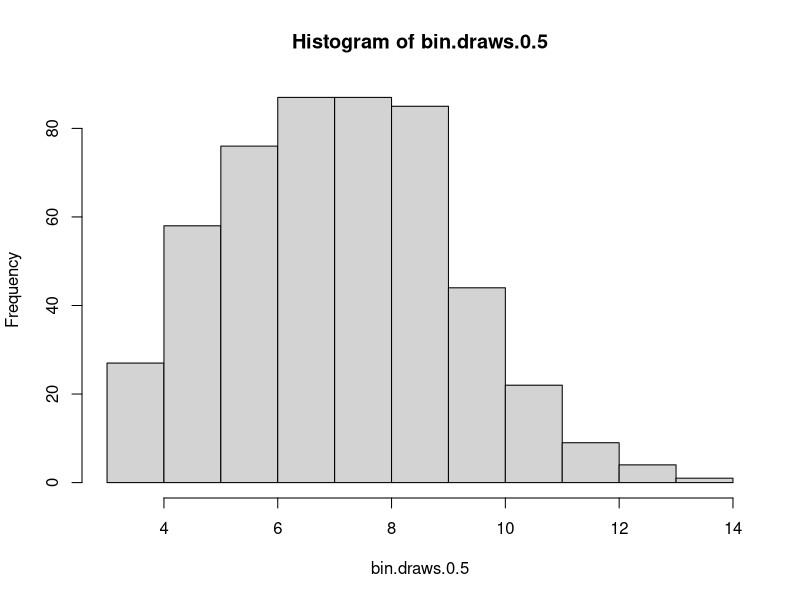
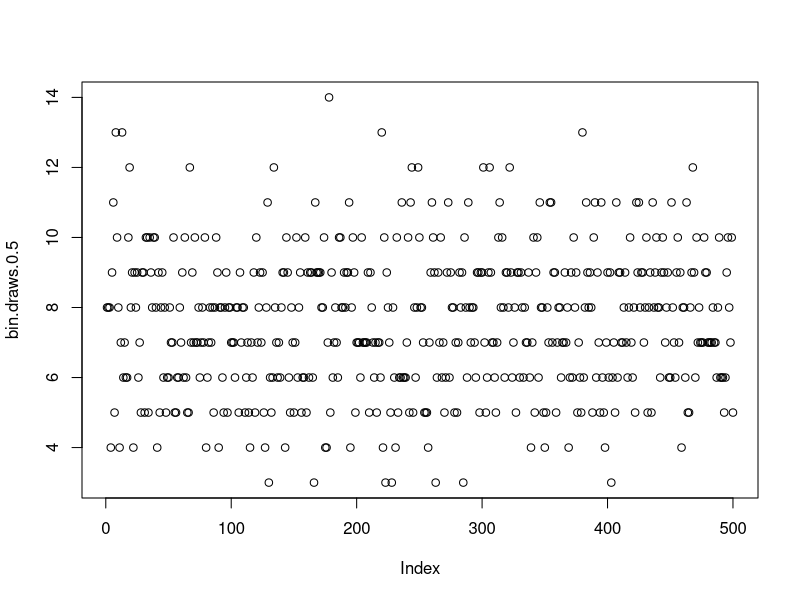
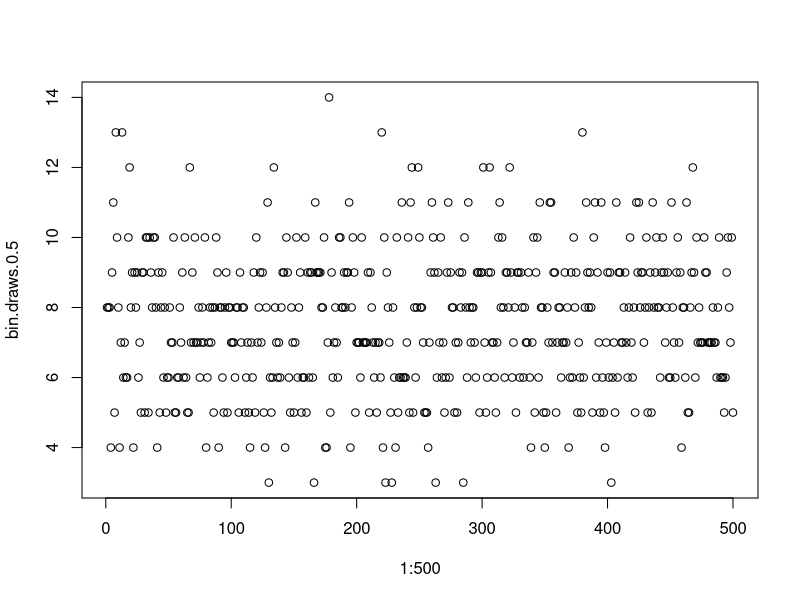
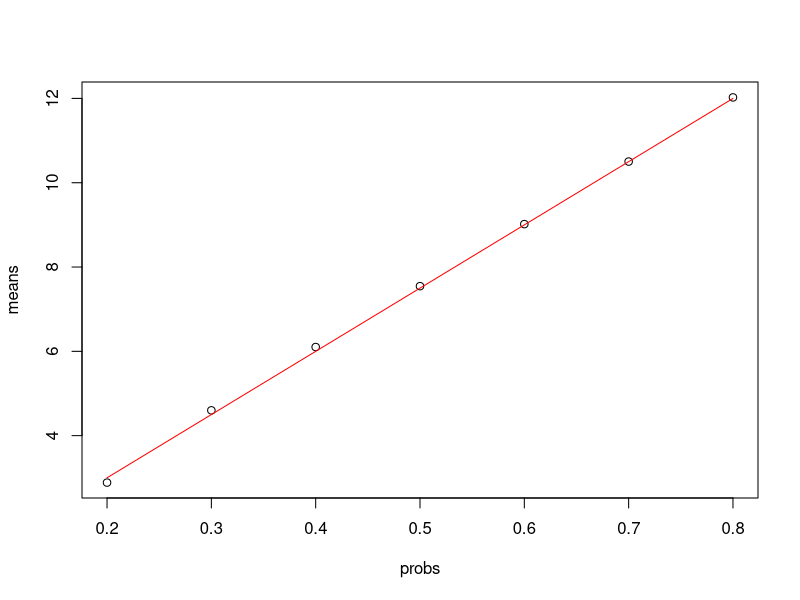
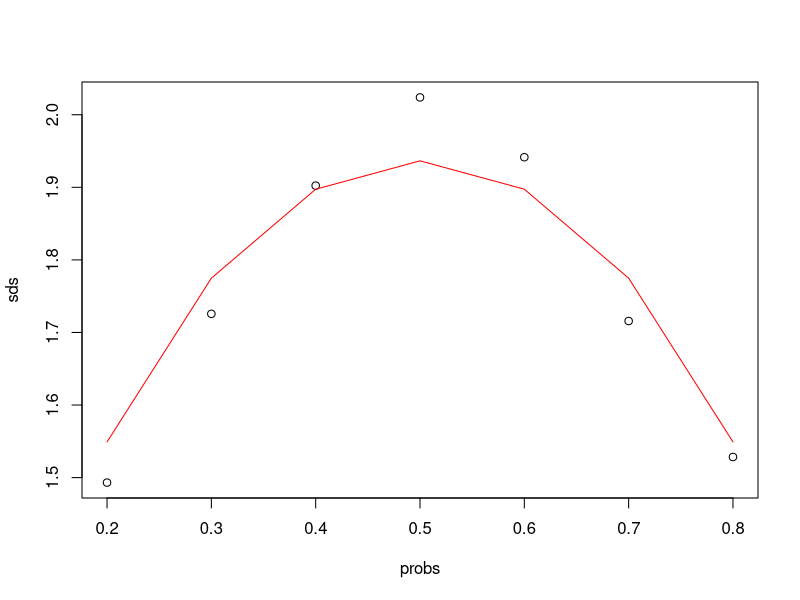
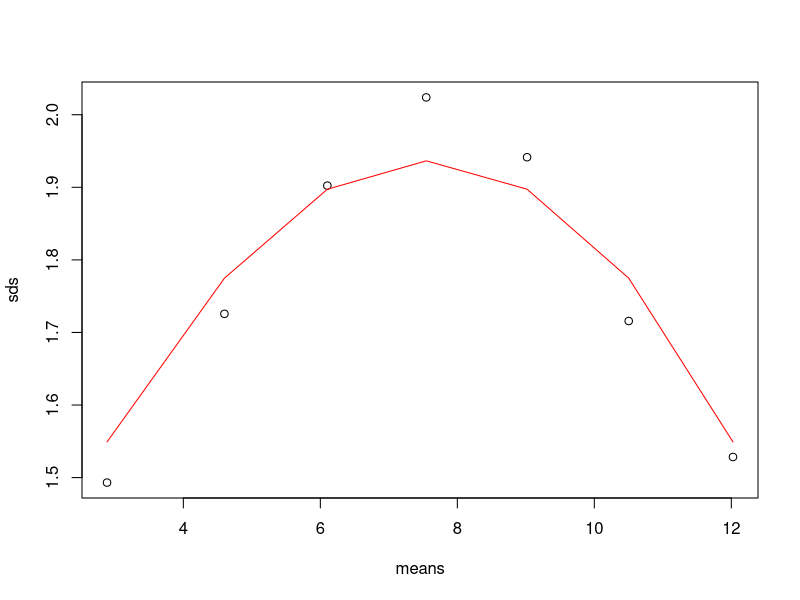
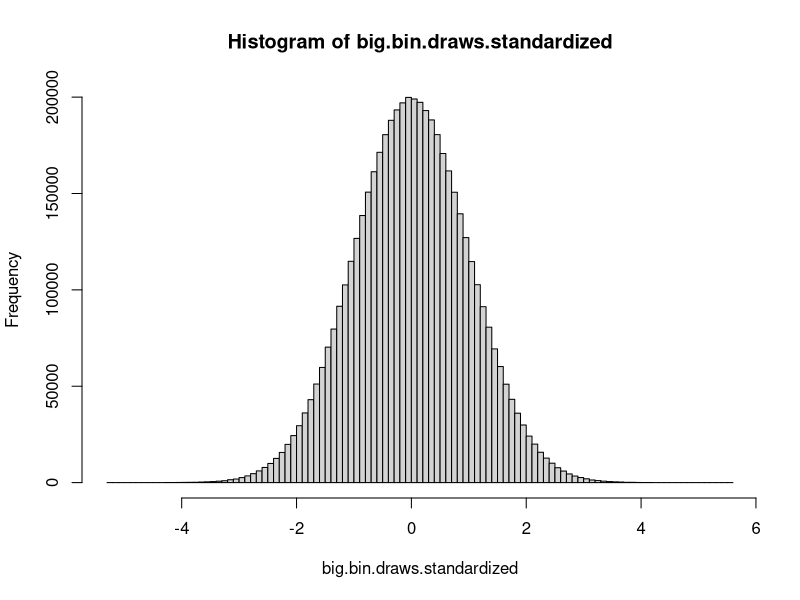

Recreate these plots in R, in order. (Note: this script raises an error after producing the figures.)
## ---- chunk 1
knitr::opts_chunk$set(cache=TRUE, autodep=TRUE, cache.comments=TRUE)
## ---- chunk 2
## For reproducibility --- don't change this!
set.seed(08312021)
## ---- chunk 3
bin.draws.0.5 <- rbinom(n=500, 15, 0.5)
bin.draws.0.5[1:25]
bin.draws.0.5[476:500]
## ---- chunk 4
bin.draws.0.5[1] + bin.draws.0.5[5]
bin.draws.0.5[2] > bin.draws.0.5[10]
which(bin.draws.0.5 == 3)
length(which(bin.draws.0.5 == 3))
500 * 0.5^15 * choose(15, 3)
## ---- chunk 5
mean(bin.draws.0.5)
sd(bin.draws.0.5)
## ---- chunk 6
summary(bin.draws.0.5)
## ---- chunk 7
typeof(bin.draws.0.5)
bin.draws.0.5.char <- as.character(bin.draws.0.5)
typeof(bin.draws.0.5.char)
summary(bin.draws.0.5.char)
## ---- chunk 8
hist(bin.draws.0.5)
## ---- chunk 9
tabulate(bin.draws.0.5)
## ---- chunk 10
plot(bin.draws.0.5)
## ---- chunk 11
plot(1:500, bin.draws.0.5)
## ---- chunk 12
bin.draws.0.2 <- rbinom(n = 500, 15, 0.2)
mean(bin.draws.0.2)
sd(bin.draws.0.2)
bin.draws.0.3 <- rbinom(n = 500, 15, 0.3)
mean(bin.draws.0.3)
sd(bin.draws.0.3)
bin.draws.0.4 <- rbinom(n = 500, 15, 0.4)
mean(bin.draws.0.4)
sd(bin.draws.0.4)
bin.draws.0.6 <- rbinom(n = 500, 15, 0.6)
mean(bin.draws.0.6)
sd(bin.draws.0.6)
bin.draws.0.7 <- rbinom(n = 500, 15, 0.7)
mean(bin.draws.0.7)
sd(bin.draws.0.7)
bin.draws.0.8 <- rbinom(n = 500, 15, 0.8)
mean(bin.draws.0.8)
sd(bin.draws.0.8)
## ---- chunk 13
means <- c(mean(bin.draws.0.2), mean(bin.draws.0.3), mean(bin.draws.0.4), mean(bin.draws.0.5), mean(bin.draws.0.6), mean(bin.draws.0.7), mean(bin.draws.0.8))
sds <- c(sd(bin.draws.0.2), sd(bin.draws.0.3), sd(bin.draws.0.4), sd(bin.draws.0.5), sd(bin.draws.0.6), sd(bin.draws.0.7), sd(bin.draws.0.8))
## ---- chunk 14
probs <- 0.1 * 2:8
mean_line <- probs * 15
sd_line <- sqrt(15 * probs * (1 - probs))
plot(probs, means)
lines(probs, mean_line, col="red")
plot(probs, sds)
lines(probs, sd_line, col="red")
plot(means, sds)
lines(means, sd_line, col="red")
## ---- chunk 15
bin.matrix <- cbind(bin.draws.0.2, bin.draws.0.3, bin.draws.0.4, bin.draws.0.5, bin.draws.0.6, bin.draws.0.7, bin.draws.0.8)
colnames(bin.matrix) <- probs
## ---- chunk 16
bin.matrix[1:5,]
bin.matrix[66,5]
max(bin.matrix[,1])
max(bin.matrix[,-1])
## ---- chunk 17
colMeans(bin.matrix)
## ---- chunk 18
colMeans(bin.matrix) == means
identical(colMeans(bin.matrix), means)
## ---- chunk 19
rowMeans(t(bin.matrix))
## ---- chunk 20
big.bin.draws <- rbinom(5*10^6, 10^6, 0.5)
mean(big.bin.draws)
sd(big.bin.draws)
## ---- chunk 21
big.bin.draws.standardized <- (big.bin.draws - mean(big.bin.draws)) / sd(big.bin.draws)
mean(big.bin.draws.standardized)
sd(big.bin.draws.standardized)
## ---- chunk 22
hist(big.bin.draws.standardized, breaks = 100)
## ---- chunk 23
length(which(big.bin.draws.standardized > 1.644854))/(5*10^6)
## ---- chunk 24
t1 <- Sys.time()
huge.bin.draws <- rbinom(200*10^6, 10*10^6, 50*10^-8)
t2 <- Sys.time()
t2 - t1
## ---- chunk 25
t1 <- Sys.time()
mean(huge.bin.draws)
(10*10^6) * (50*10^-8)
sd(huge.bin.draws)
sqrt(10*10^6 * (50*10^-8) * (1-50*10^-8))
t2 <- Sys.time()
t2 - t1
## ---- chunk 26
t1 <- Sys.time()
median(huge.bin.draws)
t2 <- Sys.time()
t2 - t1
## ---- chunk 27
t1 <- Sys.time()
exp(median(log(huge.bin.draws)))
t2 <- Sys.time()
t2 - t1
## ---- chunk 28
hist(huge.bin.draws, breaks = 100)
## ---- chunk 29
big.bin.draws.list <- as.list(big.bin.draws)
class(big.bin.draws.list)
length(big.bin.draws.list)
big.bin.draws.list[1159] == big.bin.draws[1159]
## ---- chunk 30
object.size(big.bin.draws)
object.size(big.bin.draws.list)
